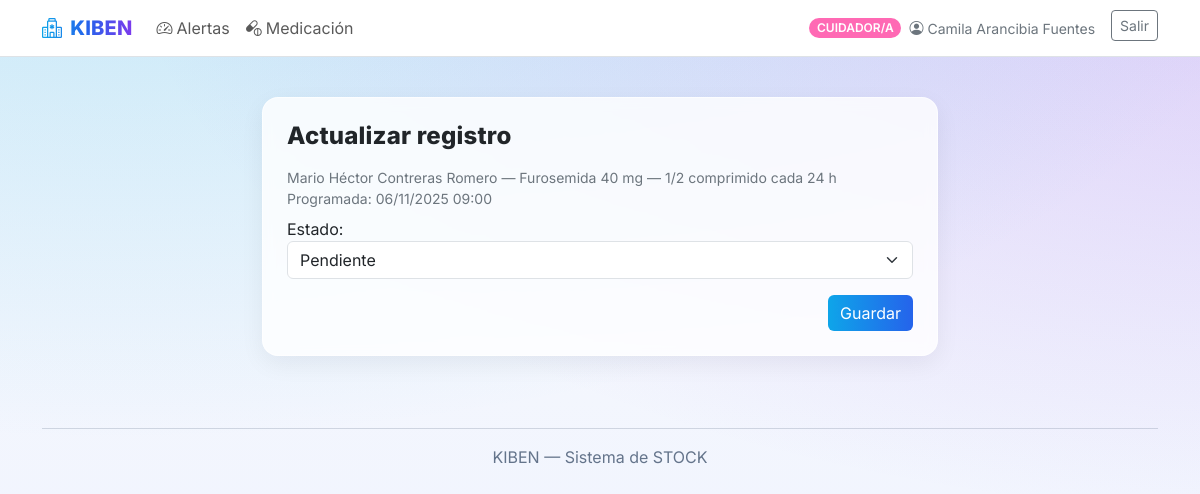
/administracion/marcar/35/ (signed in), run on the app's committed database.
### landing/models.py (models this page shows, shortened)
class Administracion(models.Model):
    class Estado(models.TextChoices):
        PENDIENTE = "PENDIENTE", "Pendiente"
        DADA = "DADA", "Administrada"
        OMITIDA = "OMITIDA", "Omitida"
        RECHAZADA = "RECHAZADA", "Rechazada"
    orden = models.ForeignKey(OrdenMedicamento, on_delete=models.PROTECT, related_name="administraciones")
    residente = models.ForeignKey(Residente, on_delete=models.CASCADE)
    programada_para = models.DateTimeField()                 # fecha/hora prevista
    registrada_en = models.DateTimeField(auto_now_add=True)
    estado = models.CharField(max_length=12, choices=Estado.choices, default=Estado.PENDIENTE)
    cantidad_administrada = models.DecimalField(max_digits=10, decimal_places=3, null=True, blank=True,
                                                validators=[MinValueValidator(0)])
    observacion = models.TextField(blank=True)
    realizada_por = models.ForeignKey(settings.AUTH_USER_MODEL, on_delete=models.PROTECT,
                                      null=True, blank=True)
    class Meta:
        indexes = [models.Index(fields=["programada_para", "residente"])]

class Residente(models.Model):
    class Sexo(models.TextChoices):
        M = "M", "Masculino"
        F = "F", "Femenino"
        O = "O", "Otro/ND"
    nombre_completo = models.CharField(max_length=160)
    rut = models.CharField(max_length=20, unique=True)
    fecha_nacimiento = models.DateField(null=True, blank=True)
    sexo = models.CharField(max_length=1, choices=Sexo.choices, default=Sexo.O)
    alergias = models.TextField(blank=True)
    activo = models.BooleanField(default=True)

class OrdenMedicamento(models.Model):
    receta = models.ForeignKey(Receta, on_delete=models.CASCADE, related_name="ordenes")
    producto = models.ForeignKey(Producto, on_delete=models.PROTECT)
    dosis = models.CharField(max_length=60)  # ej: "1 tableta", "5 ml"
    via = models.CharField(max_length=40, blank=True)
    indicaciones = models.TextField(blank=True)
    activo = models.BooleanField(default=True)
    stock_asignado = models.PositiveIntegerField(default=0)  # stock actual
    stock_critico = models.PositiveIntegerField(default=0)
    alerta_enviada = models.BooleanField(default=False)

class Producto(models.Model):
    nombre = models.CharField(max_length=160)
    potencia = models.CharField(max_length=60, blank=True)  # ej: 500 mg
    forma = models.CharField(max_length=40, blank=True)     # tableta, jarabe, etc.

### landing/views.py (the view, shortened to what this page needs)
# urls.py: path('administracion/marcar/<int:admin_id>/', views.admin_marcar, name='admin_marcar'),
@login_required
@cuidadora_or_admin_required
def admin_marcar(request, admin_id):
    evento = get_object_or_404(Administracion, pk=admin_id)
    old = evento.estado
    form = AdminMarcarForm(request.POST or None, instance=evento)
    return render(request, 'administracion/admin_marcar.html', {'evento': evento, 'form': form})

### landing/forms.py
class AdminMarcarForm(forms.ModelForm):
    class Meta:
        model = Administracion
        fields = ['estado','cantidad_administrada','observacion'] if hasattr(Administracion, 'cantidad_administrada') else ['estado']
        widgets = {
            'estado': forms.Select(attrs={'class': 'form-select'}),
        }

### landing/roles.py (called while the page is built)
def _in_group(user, name):
    return user.is_authenticated and user.groups.filter(name=name).exists()

def is_admin(user): return _in_group(user, ADMIN_GROUP) or user.is_superuser

def is_tens(user): return _in_group(user, TENS_GROUP)

def is_cuidadora(user): return _in_group(user, CUIDADORA_GROUP)

def is_doctor(user): return _in_group(user, DOCTOR_GROUP)  # << nuevo

def cuidadora_or_admin_required(view):
    @wraps(view)
    def _w(request, *a, **kw):
        u = request.user
        return view(request, *a, **kw) if (is_admin(u) or is_cuidadora(u)) else _deny(request)
    return _w

### landing/templatetags/roles_tags.py (called while the page is built)
@register.filter(name="is_admin")
def is_admin_filter(user):
    return rolelib.is_admin(user)

@register.filter(name="is_tens")
def is_tens_filter(user):
    return rolelib.is_tens(user)

@register.filter(name="is_cuidadora")
def is_cuidadora_filter(user):
    return rolelib.is_cuidadora(user)

@register.filter(name="is_doctor")
def is_doctor_filter(user):
    return rolelib.is_doctor(user)

### landing/templates/administracion/admin_marcar.html (shortened to what this page needs)
{% extends 'base.html' %}
{% block content %}
<div class="container py-4" style="max-width:700px;">
  <div class="glass-card p-4">
    <h4 class="page-title mb-3">Actualizar registro</h4>
    <div class="mb-2 text-secondary small">
      {{ evento.residente.nombre_completo }} — {{ evento.orden.producto.nombre }} {{ evento.orden.producto.potencia }} — {{ evento.orden.dosis }}
      <div>Programada: {{ evento.programada_para|date:"d/m/Y H:i" }}</div>
    </div>
    <form method="post" class="row g-3">
      <div class="col-12">{{ form.estado.label_tag }} {{ form.estado }}</div>
      <div class="col-12 text-end"><button class="btn btn-gradient">Guardar</button></div>
    </form>
  </div>
</div>
{% endblock %}

### landing/templates/base.html (shortened to what this page needs)
<!doctype html>
<html lang="es" data-bs-theme="light">
<head>
  {% load static roles_tags %}
  <link href="https://cdn.jsdelivr.net/npm/bootstrap@5.3.3/dist/css/bootstrap.min.css" rel="stylesheet">
  <link href="https://cdn.jsdelivr.net/npm/bootstrap-icons@1.11.3/font/bootstrap-icons.css" rel="stylesheet">
  <link href="{% static 'landing/sifa.css' %}" rel="stylesheet">
</head>
<body>
<nav class="navbar navbar-expand-lg bg-white border-bottom sticky-top">
  <div class="container">
    <a class="navbar-brand nav-brand"
       href="{% if user.is_authenticated and user|is_doctor %}{% url 'dashboard' %}{% else %}{% url 'home_public' %}{% endif %}">
      <i class="bi bi-hospital me-2"></i>KIBEN
    </a>
    <div id="topnav" class="collapse navbar-collapse">
      <ul class="navbar-nav me-auto mb-2 mb-lg-0">
        {% if user.is_authenticated %}
          {% if user|is_admin or user|is_cuidadora or user|is_tens or user|is_doctor %}
            <li class="nav-item">
              <a class="nav-link" href="{% url 'dashboard' %}">
                {% if user|is_doctor %}
                  <i class="bi bi-house-heart me-1"></i>Inicio
                {% else %}
                  <i class="bi bi-speedometer2 me-1"></i>Alertas
                {% endif %}
              </a>
            </li>
          {% endif %}
          {% if user|is_admin or user|is_cuidadora or user|is_tens %}
            <li class="nav-item">
              <a class="nav-link" href="{% url 'admin_list_hoy' %}">
                <i class="bi bi-capsule-pill me-1"></i>Medicación
              </a>
            </li>
          {% endif %}
        {% else %}
          <li class="nav-item"><a class="nav-link" href="#como">Cómo funciona</a></li>
          <li class="nav-item"><a class="nav-link" href="#beneficios">Beneficios</a></li>
          <li class="nav-item"><a class="nav-link" href="#contacto">Contacto</a></li>
        {% endif %}
      </ul>
      <div class="d-flex gap-2">
        {% if user.is_authenticated %}
          <div class="d-flex align-items-center gap-2 me-2">
            {% if user|is_admin %}
              <span class="badge rounded-pill fw-semibold text-uppercase small"
                    style="background-color:#000080; color:#ffffff;">
                Enfermera/o
              </span>
            {% elif user|is_doctor %}
              <span class="badge rounded-pill fw-semibold text-uppercase small"
                    style="background-color:#ffffff; color:#000000; border:1px solid #000000;">
                Doctor/a
              </span>
            {% elif user|is_tens %}
              <span class="badge rounded-pill fw-semibold text-uppercase small"
                    style="background-color:#00B6FF; color:#ffffff;">
                TENS
              </span>
            {% elif user|is_cuidadora %}
              <span class="badge rounded-pill fw-semibold text-uppercase small"
                    style="background-color:#ff69b4; color:#ffffff;">
                Cuidador/a
              </span>
            {% endif %}
            <a href="{% url 'mi_perfil' %}"
               class="navbar-text small text-secondary d-flex align-items-center text-decoration-none link-underline-opacity-0 link-underline-opacity-75-hover">
              <i class="bi bi-person-circle me-1"></i>
              {{ user.get_full_name|default:user.username }}
            </a>
          </div>
          <form method="post" action="{% url 'logout' %}" class="d-inline">
            <button class="btn btn-outline-secondary btn-sm" type="submit">Salir</button>
          </form>
        {% else %}
          <a class="btn btn-gradient btn-sm px-3" href="{% url 'login' %}">Entrar</a>
        {% endif %}
      </div>
    </div>
  </div>
</nav>
{% block content %}{% endblock %}
<footer class="container my-5 text-center footer-small">
  <hr>
  <div>KIBEN — Sistema de STOCK</div>
</footer>
</body>
</html>

### static/landing/sifa.css (style rules this page uses)
:root { --brand-1:#0ea5e9; --brand-2:#2563eb; --brand-3:#7c3aed; }
html,body { height:100%; }
body { font-family: Inter, system-ui, -apple-system, Segoe UI, Roboto, "Helvetica Neue", Arial, "Noto Sans", "Liberation Sans", sans-serif; background: radial-gradient(1200px 600px at 10% -20%, rgba(14,165,233,.25), rgba(14,165,233,0)), radial-gradient(1200px 600px at 110% -10%, rgba(124,58,237,.25), rgba(124,58,237,0)), linear-gradient(180deg, #f8fafc 0, #eef2ff 100%); background-attachment: fixed; }
.nav-brand { font-weight:800; letter-spacing:.2px; background: linear-gradient(90deg,var(--brand-1),var(--brand-2),var(--brand-3)); -webkit-background-clip:text; background-clip:text; color:transparent; }
.glass-card { background: rgba(255,255,255,.8); border: 1px solid rgba(255,255,255,.6); box-shadow: 0 8px 24px rgba(16,24,40,.06); backdrop-filter: blur(6px); border-radius: 16px; }
.page-title { font-weight:800; letter-spacing:.2px; }
.btn-gradient { background: linear-gradient(90deg,var(--brand-1),var(--brand-2)); color:#fff; border:0; }
.footer-small { color:#64748b }

### data on the page
Administracion: residente.nombre_completo "Mario Héctor Contreras Romero", orden.producto.nombre "Furosemida", orden.producto.potencia "40 mg", orden.dosis "1/2 comprimido cada 24 h", programada_para "06/11/2025 09:00", estado "Pendiente"

### other printed values
{{ user.get_full_name|default:user.username }} "Camila Arancibia Fuentes"
